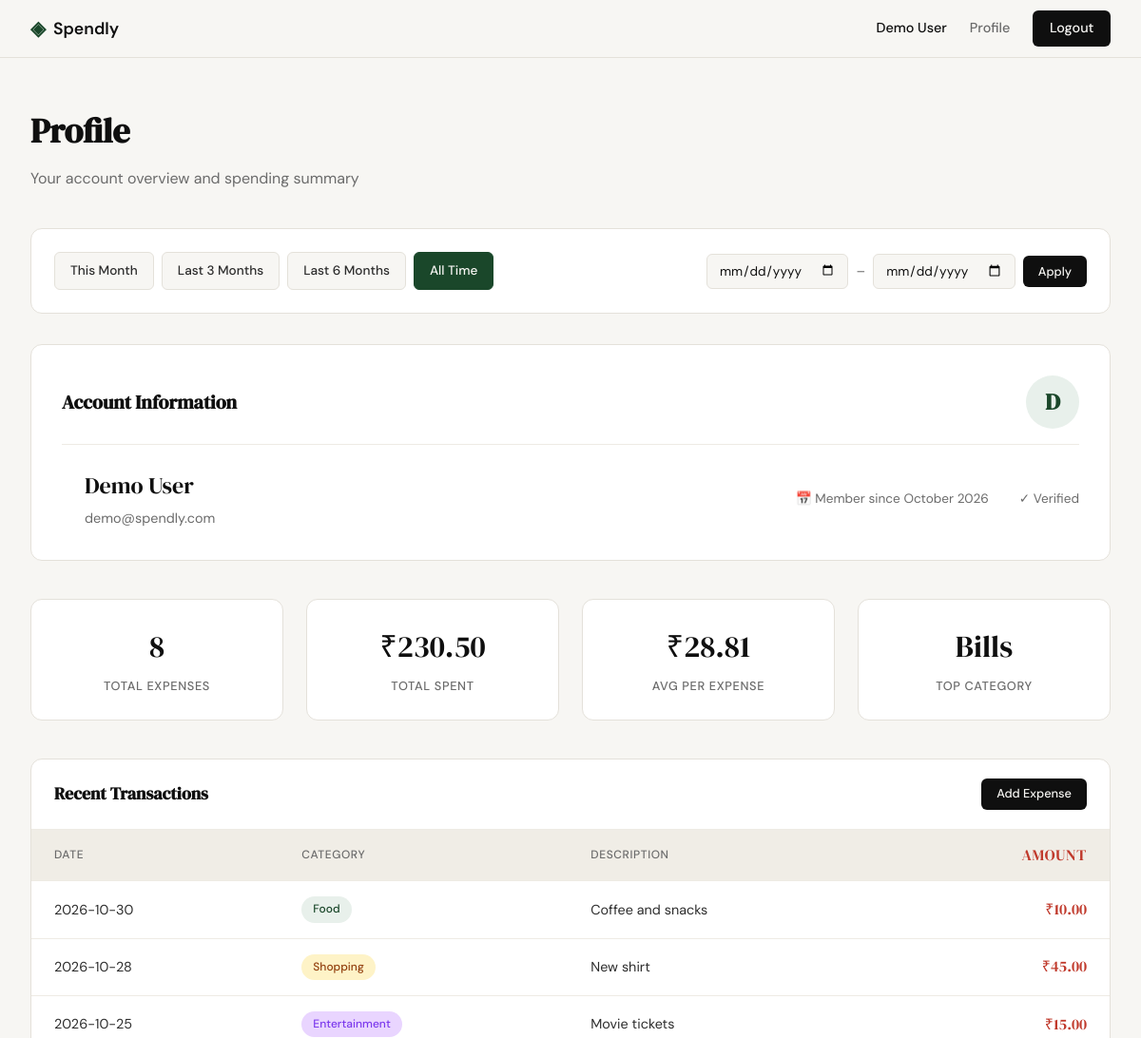
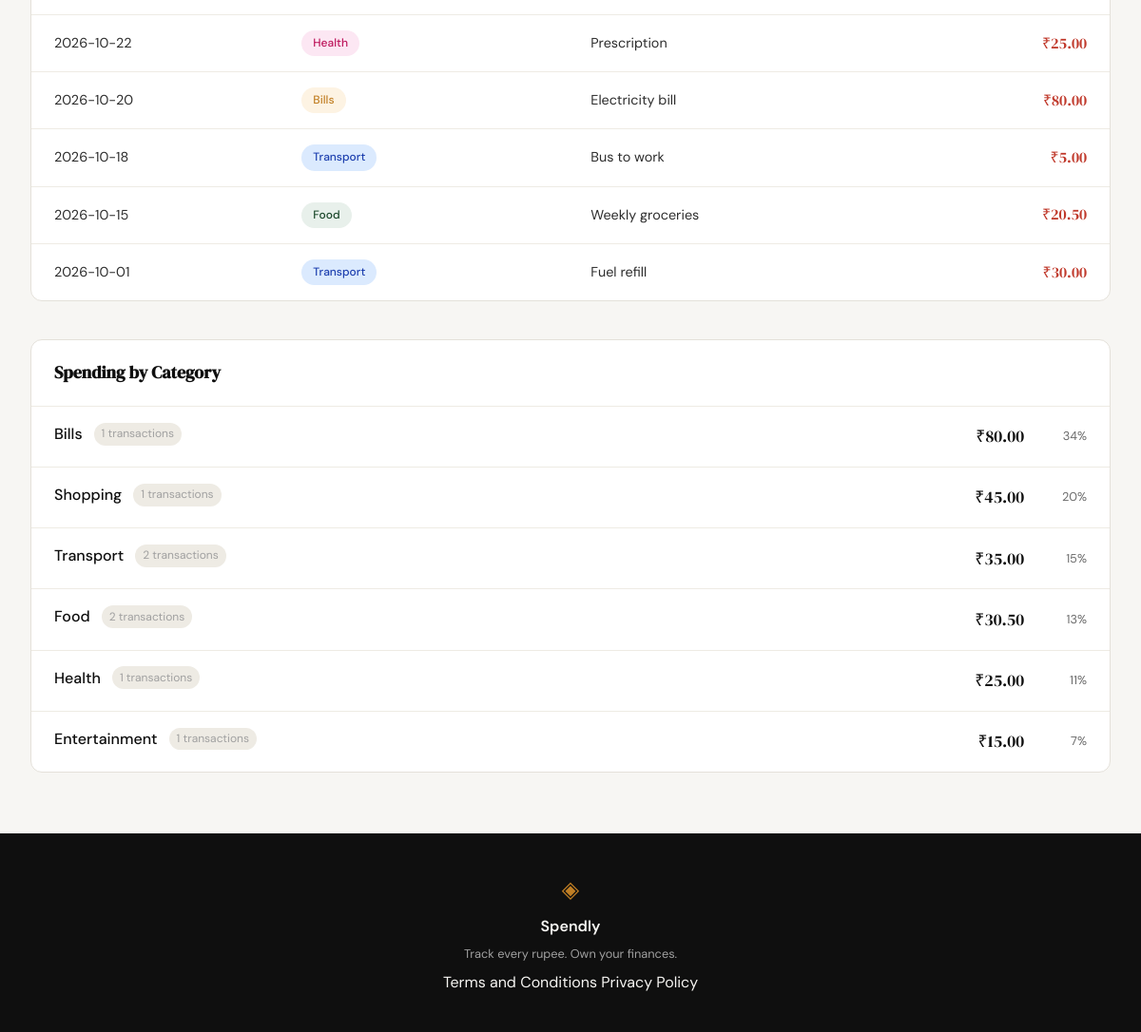
Screenshot of /profile (signed in) with the database file from the repository (2 pictures, top to bottom).
### tables this page shows
CREATE TABLE users (
            id INTEGER PRIMARY KEY AUTOINCREMENT,
            name TEXT NOT NULL,
            email TEXT UNIQUE NOT NULL,
            password_hash TEXT NOT NULL,
            created_at TEXT DEFAULT CURRENT_TIMESTAMP
        );

CREATE TABLE expenses (
            id INTEGER PRIMARY KEY AUTOINCREMENT,
            user_id INTEGER NOT NULL REFERENCES users(id),
            amount REAL NOT NULL,
            category TEXT NOT NULL,
            date TEXT NOT NULL,
            description TEXT,
            created_at TEXT DEFAULT CURRENT_TIMESTAMP
        );

### app.py (the view, shortened to what this page needs)
@app.route("/profile")
def profile():
    if not session.get("user_id"):
        flash("Please sign in to view your profile", "error")
        return redirect(url_for("login"))
    user_id = session["user_id"]
    user = get_user_profile(user_id)
    if not user:
        flash("User not found", "error")
        return redirect(url_for("logout"))
    date_from_str = request.args.get("date_from", "").strip()
    date_to_str = request.args.get("date_to", "").strip()
    date_from = None
    date_to = None
    active_preset = None
    if date_from_str:
        try:
            datetime.strptime(date_from_str, "%Y-%m-%d")
            date_from = date_from_str
        except ValueError:
            pass  # Invalid format - ignore
    if date_to_str:
        try:
            datetime.strptime(date_to_str, "%Y-%m-%d")
            date_to = date_to_str
        except ValueError:
            pass  # Invalid format - ignore
    if date_from and date_to and date_from > date_to:
        flash("Start date must be before end date.", "error")
        date_from = None
        date_to = None
    today = datetime.now().date()
    presets = {
        "this_month": {
            "label": "This Month",
            "date_from": today.replace(day=1).isoformat(),
            "date_to": today.isoformat()
        },
        "last_3_months": {
            "label": "Last 3 Months",
            "date_from": (today - timedelta(days=90)).isoformat(),
            "date_to": today.isoformat()
        },
        "last_6_months": {
            "label": "Last 6 Months",
            "date_from": (today - timedelta(days=180)).isoformat(),
            "date_to": today.isoformat()
        }
    }
    if date_from and date_to:
        for key, preset in presets.items():
            if preset["date_from"] == date_from and preset["date_to"] == date_to:
                active_preset = key
                break
    stats_raw = get_summary_stats(user_id, date_from, date_to)
    transactions = get_recent_transactions(user_id, limit=10, date_from=date_from, date_to=date_to)
    categories = get_category_breakdown(user_id, date_from, date_to)
    stats = {
        "total_expenses": stats_raw["transaction_count"],
        "total_spent": stats_raw["total_spent"],
        "avg_per_expense": round(stats_raw["avg_per_expense"], 2) if stats_raw["transaction_count"] > 0 else 0,
        "top_category": stats_raw["top_category"] or "—"
    }
    filter_display = None
    return render_template("profile.html",
                          user=user,
                          stats=stats,
                          transactions=transactions,
                          categories=categories,
                          date_from=date_from,
                          date_to=date_to,
                          active_preset=active_preset,
                          filter_display=filter_display,
                          presets=presets)

### database/db.py (called while the page is built)
def get_db():
    db_path = os.path.join(os.path.dirname(os.path.dirname(os.path.abspath(__file__))), "spendly.db")
    conn = sqlite3.connect(db_path)
    conn.row_factory = sqlite3.Row
    conn.execute("PRAGMA foreign_keys = ON")
    return conn

### database/queries.py (called while the page is built)
def get_user_by_id(user_id: int) -> dict | None:
    conn = get_db()
    cursor = conn.cursor()
    cursor.execute("SELECT * FROM users WHERE id = ?", (user_id,))
    user = cursor.fetchone()
    conn.close()
    if user:
        created = user["created_at"]
        try:
            dt = datetime.fromisoformat(created.replace("Z", "+00:00"))
            member_since = dt.strftime("%B %Y")
        except Exception:
            member_since = "Unknown"
        return {
            "name": user["name"],
            "email": user["email"],
            "member_since": member_since
        }
    return None

def _build_date_filter(date_from: Optional[str], date_to: Optional[str]) -> tuple[str, list]:
    if date_from and date_to:
        return "AND date BETWEEN ? AND ?", [date_from, date_to]
    return "", []

def get_recent_transactions(user_id: int, limit: int = 10, date_from: Optional[str] = None, date_to: Optional[str] = None) -> list:
    conn = get_db()
    cursor = conn.cursor()
    date_where, date_params = _build_date_filter(date_from, date_to)
    base_params = [user_id] + date_params + [limit]
    cursor.execute(f"""
        SELECT date, category, description, amount
        FROM expenses WHERE user_id = ? {date_where}
        ORDER BY date DESC, id DESC
        LIMIT ?
    """, base_params)
    transactions = [dict(row) for row in cursor.fetchall()]
    conn.close()
    return transactions

### templates/profile.html (shortened to what this page needs)
{% extends "base.html" %}
{% block content %}
<section class="profile-section">
    <header class="profile-header">
        <h1 class="profile-title">Profile</h1>
        <p class="profile-subtitle">Your account overview and spending summary</p>
    </header>
    <div class="filter-bar">
        <div class="filter-presets">
            <a href="{{ url_for('profile', date_from=presets.this_month.date_from, date_to=presets.this_month.date_to) }}"
               class="filter-preset-btn {% if active_preset == 'this_month' %}active{% endif %}">
                This Month
            </a>
            <a href="{{ url_for('profile', date_from=presets.last_3_months.date_from, date_to=presets.last_3_months.date_to) }}"
               class="filter-preset-btn {% if active_preset == 'last_3_months' %}active{% endif %}">
                Last 3 Months
            </a>
            <a href="{{ url_for('profile', date_from=presets.last_6_months.date_from, date_to=presets.last_6_months.date_to) }}"
               class="filter-preset-btn {% if active_preset == 'last_6_months' %}active{% endif %}">
                Last 6 Months
            </a>
            <a href="{{ url_for('profile') }}"
               class="filter-preset-btn {% if active_preset is none and not date_from and not date_to %}active{% endif %}">
                All Time
            </a>
        </div>
        <form class="filter-custom" method="GET" action="{{ url_for('profile') }}">
            <input type="date" id="date_from" name="date_from" value="{{ date_from or '' }}"
                   {% if date_from and not active_preset %}style="font-weight: 600;"{% endif %}>
            <span class="filter-separator">–</span>
            <input type="date" id="date_to" name="date_to" value="{{ date_to or '' }}"
                   {% if date_to and not active_preset %}style="font-weight: 600;"{% endif %}>
            <button type="submit" class="btn-primary btn-sm">Apply</button>
        </form>
    </div>
    <div class="profile-card">
        <div class="profile-card-header">
            <h2 class="profile-card-title">Account Information</h2>
            <div class="profile-user-avatar">
                {{ user.name[0].upper() }}
            </div>
        </div>
        <div style="display: flex; align-items: center; gap: 1.5rem; flex-wrap: wrap;">
            <div class="profile-user-info">
                <div class="profile-user-name">{{ user.name }}</div>
                <div class="profile-user-email">{{ user.email }}</div>
            </div>
            <div class="profile-user-meta">
                <span>📅 Member since {{ user.member_since }}</span>
                <span>✓ Verified</span>
            </div>
        </div>
    </div>
    <div class="stats-grid">
        <div class="stat-card">
            <div class="stat-value">{{ stats.total_expenses }}</div>
            <div class="stat-label">Total Expenses</div>
        </div>
        <div class="stat-card">
            <div class="stat-value">₹{{ "{:,.2f}".format(stats.total_spent) }}</div>
            <div class="stat-label">Total Spent</div>
        </div>
        <div class="stat-card">
            <div class="stat-value">₹{{ "{:,.2f}".format(stats.avg_per_expense) }}</div>
            <div class="stat-label">Avg per Expense</div>
        </div>
        <div class="stat-card">
            <div class="stat-value">{{ stats.top_category }}</div>
            <div class="stat-label">Top Category</div>
        </div>
    </div>
    <div class="table-section">
        <div class="table-section-header">
            <h3 class="table-section-title">Recent Transactions</h3>
            <a href="{{ url_for('add_expense') }}" class="btn-primary" style="font-size: 0.8rem; padding: 0.4rem 1rem;">Add Expense</a>
        </div>
        {% if transactions %}
        <table class="transactions-table">
            <thead>
                <tr>
                    <th>Date</th>
                    <th>Category</th>
                    <th>Description</th>
                    <th class="amount">Amount</th>
                </tr>
            </thead>
            <tbody>
                {% for txn in transactions %}
                <tr>
                    <td>{{ txn.date }}</td>
                    <td>
                        <span class="category-badge category-badge-{{ txn.category.lower() }}">
                            {{ txn.category }}
                        </span>
                    </td>
                    <td>{{ txn.description }}</td>
                    <td class="amount">₹{{ "{:,.2f}".format(txn.amount) }}</td>
                </tr>
                {% endfor %}
            </tbody>
        </table>
        {% else %}
        <div class="empty-state">
            <div class="empty-state-icon">📝</div>
            <p>No transactions yet. <a href="{{ url_for('add_expense') }}" style="color: var(--accent);">Add your first expense</a></p>
        </div>
        {% endif %}
    </div>
    <div class="category-section">
        <div class="table-section-header">
            <h3 class="table-section-title">Spending by Category</h3>
        </div>
        <div class="category-list">
            {% for cat in categories %}
            <div class="category-item">
                <div class="category-item-info">
                    <div class="category-item-header">
                        <span class="category-item-name">{{ cat.category }}</span>
                        <span class="category-item-count">{{ cat.count }} transactions</span>
                    </div>
                </div>
                <div class="category-item-amount">₹{{ "{:,.2f}".format(cat.amount) }}</div>
                <div class="category-item-percentage">{{ cat.percentage }}%</div>
            </div>
            {% endfor %}
        </div>
    </div>
</section>
{% endblock %}

### templates/base.html (shortened to what this page needs)
<!DOCTYPE html>
<html lang="en">
<head>
    <link rel="stylesheet" href="{{ url_for('static', filename='css/style.css') }}">
</head>
<body>
    <nav class="navbar">
        <div class="nav-inner">
            <a href="{{ url_for('landing') }}" class="nav-brand">
                <span class="brand-icon">◈</span>
                <span class="brand-name">Spendly</span>
            </a>
            <div class="nav-links">
                {% if session.user_id %}
                    <span class="nav-user">{{ session.user_name }}</span>
                    <a href="{{ url_for('profile') }}">Profile</a>
                    <a href="{{ url_for('logout') }}" class="nav-cta">Logout</a>
                {% else %}
                    <a href="{{ url_for('login') }}">Sign in</a>
                    <a href="{{ url_for('register') }}" class="nav-cta">Get started</a>
                {% endif %}
            </div>
        </div>
    </nav>
    <main class="main-content">
        {% block content %}{% endblock %}
    </main>
    <footer class="footer">
        <div class="footer-inner">
            <span class="brand-icon">◈</span>
            <span class="footer-name">Spendly</span>
            <p class="footer-copy">Track every rupee. Own your finances.</p>
            <div class="footer-links">
                <a href="{{ url_for('terms') }}">Terms and Conditions</a>
                <a href="{{ url_for('privacy') }}">Privacy Policy</a>
            </div>
        </div>
    </footer>
</body>
</html>

### rows the page displays
users: user_name "Demo User", name "D", name "Demo User", email "demo@spendly.com"
expenses: top_category "Bills", date "2026-10-20", category "Bills", description "Electricity bill", amount "80.00", count "1", percentage "34"
expenses: date "2026-10-30", category "Food", description "Coffee and snacks", amount "10.00"
expenses: date "2026-10-28", category "Shopping", description "New shirt", amount "45.00", count "1", percentage "20"
expenses: date "2026-10-25", category "Entertainment", description "Movie tickets", amount "15.00", count "1", percentage "7"
expenses: date "2026-10-22", category "Health", description "Prescription", amount "25.00", count "1", percentage "11"
expenses: date "2026-10-18", category "Transport", description "Bus to work", amount "5.00"
expenses: date "2026-10-15", category "Food", description "Weekly groceries", amount "20.50"
expenses: date "2026-10-01", category "Transport", description "Fuel refill", amount "30.00"

### other values shown
{{ user.member_since }} "October 2026"
{{ stats.total_expenses }} "8"
{{ "{:,.2f}".format(stats.total_spent) }} "230.50"
{{ "{:,.2f}".format(stats.avg_per_expense) }} "28.81"
{{ cat.category }} "Transport" "Food"
{{ cat.count }} "2" "2"
{{ "{:,.2f}".format(cat.amount) }} "35.00" "30.50"
{{ cat.percentage }} "15" "13"
